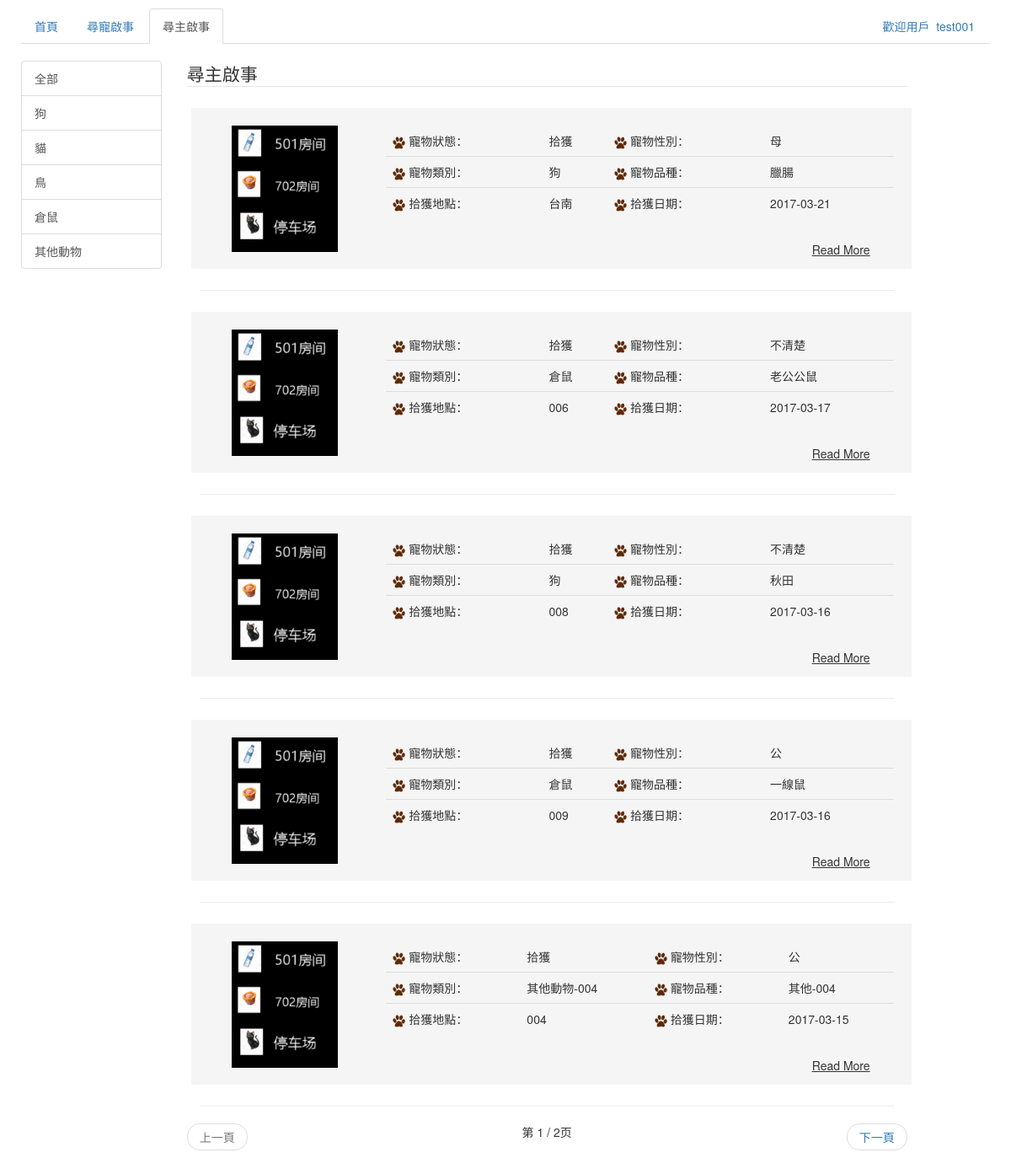
The app's page /Paws/FindMasterPost/ (signed in) with its own data.
### backend/models.py (models this page shows, shortened)
class MyUser(models.Model):
	user = models.OneToOneField(User)
	name = models.CharField(max_length=50)
	pubname = models.CharField(max_length=50)
	phone = models.CharField(max_length=50)
	email = models.EmailField(max_length=100)

class MyLostNotice(models.Model):
	flag = models.IntegerField(default=0)
	petimg = models.ImageField(upload_to='image')
	animal = models.CharField(max_length=50)
	pettype = models.CharField(max_length=50)
	petid = models.CharField(max_length=50)
	petcolor = models.CharField(max_length=50)
	petgender = models.CharField(max_length=50)
	size = models.CharField(max_length=50)
	ligation = models.CharField(max_length=50)
	petfeature = models.CharField(max_length=250)
	location = models.CharField(max_length=50)
	time = models.DateField(default=0)
	contactname = models.CharField(max_length=50)
	phonenumber = models.CharField(max_length=50)
	email = models.EmailField(max_length=100)
	class META:
 		ordering = ['-time']

### backend/views.py (the view)
def FindMasterPost(req):
	if req.user.is_authenticated():
		user = req.user
		state = None
		animal_list = MyLostNotice.objects.values_list('animal', flat=True).distinct()
		query_animal = req.GET.get('animal')
		if query_animal == 'all' or (not query_animal):
			postlist = MyLostNotice.objects.filter(flag=2).order_by('-time')
		elif query_animal == u'其他動物':
			postlist = MyLostNotice.objects.filter(flag=2, animal__contains=query_animal).order_by('-time')
		else:
			postlist = MyLostNotice.objects.filter(flag=2, animal=query_animal).order_by('-time')
		paginator = Paginator(postlist, 5)
		page = req.GET.get('page')
		try:
			postlist = paginator.page(page)
		except PageNotAnInteger:
			postlist = paginator.page(1)
		except EmptyPage:
			postlist = paginator.page(paginator.num_pages)
	else:
		return HttpResponseRedirect(reverse('HomePage'))
	content = {
		'user': user,
		'postlist': postlist,
		'animal_list': animal_list,
		'query_animal': query_animal,
	}
	return render(req, 'FindMasterPost.html', content)

### backend/templates/FindMasterPost.html (shortened to what this page needs)
<!DOCTYPE html>
<html lang="zh-cmn-Hant">
    <head>
        <link href="/static/css/bootstrap.min.css" rel="stylesheet">
        <link href="/static/css/style.css" rel="stylesheet">
    </head>
    <body>
        <div class="container-fluid">
            <div class="row">
                <div class="col-md-12">
                    <ul class="nav nav-tabs">
                        <li>
                            <a href="{% url 'HomePage' %}">首頁</a>
                        </li>
                        <li>
                            <a href="{% url 'FindPetPost' %}">尋寵啟事</a>
                        </li>
                        <li class="active">
                            <a href="{% url 'FindMasterPost' %}">尋主啟事</a>
                        </li>
                        <li class="dropdown pull-right">
                            {% if user %}
                                <a href="#" data-toggle="dropdown" class="dropdown-toggle">歡迎用戶&nbsp;&nbsp;<span id="base_name">{{ user.myuser.pubname }}</span></a>
                            {% endif %}
                        </li>
                    </ul>
                </div>
            </div>
            <div class="row">
            </div>
            <div class="row">
                <div class="col-md-2">
                    <div class="list-group">
                        <a href="{% url 'FindMasterPost' %}?animal={{ "all" }}" class="list-group-item" id="id_animal_all">全部</a>
                        <a href="{% url 'FindMasterPost' %}?animal={{ "狗" }}" class="list-group-item" id="id_animal_狗">狗</a>
                        <a href="{% url 'FindMasterPost' %}?animal={{ "貓" }}" class="list-group-item" id="id_animal_貓">貓</a>
                        <a href="{% url 'FindMasterPost' %}?animal={{ "鳥" }}" class="list-group-item" id="id_animal_鳥">鳥</a>
                        <a href="{% url 'FindMasterPost' %}?animal={{ "倉鼠" }}" class="list-group-item" id="id_animal_倉鼠">倉鼠</a>
                        <a href="{% url 'FindMasterPost' %}?animal={{ "其他動物" }}" class="list-group-item" id="id_animal_其他動物">其他動物</a>
                    </div>
                </div>
                <div class="col-md-9 ">
                    <legend>尋主啟事</legend>
                    {% for mylostnotice in postlist %}
                        <div class="col-md-12 " id="div-data" style="background-color: #F5F5F5">
                            <div class="col-md-3" style="background-color: #F5F5F5">
                                <img src="/media/{{mylostnotice.petimg}}" alt="" id="pic"/>
                            </div>
                            <div class="col-md-9 ">
                                <table class="table" frame=void>
                                    <tbody>
                                        <tr>
                                            <td><img src="/static/images/logo.png" alt="" id="logo-small"/>     寵物狀態：</td>
                                            <td>拾獲</td>
                                            <td><img src="/static/images/logo.png" alt="" id="logo-small"/>    寵物性別：</td>
                                            <td>{{ mylostnotice.petgender }}</td>
                                        </tr>
                                        <tr>
                                            <td><img src="/static/images/logo.png" alt="" id="logo-small"/>    寵物類別：</td>
                                            <td>{{ mylostnotice.animal }}</td>
                                            <td><img src="/static/images/logo.png" alt="" id="logo-small"/>    寵物品種：</td>
                                            <td>{{ mylostnotice.pettype }}</td>
                                        </tr>
                                        <tr>
                                            <td><img src="/static/images/logo.png" alt="" id="logo-small"/>    拾獲地點：</td>
                                            <td>{{ mylostnotice.location }}</td>
                                            <td><img src="/static/images/logo.png" alt="" id="logo-small"/>    拾獲日期：</td>
                                            <td>{{ mylostnotice.time|date:"Y-m-d" }}</td>
                                        </tr>
                                    </tbody>
                                </table>
                                <div class="col-md-12 ">
                                    <button type="button" class="btn btn-default btn-readmore">Read More</button>
                                </div>
                            </div>
                        </div>
                        <div class="col-md-12 ">
                            <hr>
                        </div>
                    {% empty %}
                        <div class="well">
                            <h1 class="text-danger text-center">查無資料</h2>
                        </div>
                    {% endfor %}
                    <nav>
                        <ul class="pager">
                            {% if postlist.has_previous %}
                                <li class="previous">
                                    <a href="?typ={{ query_animal }}&page={{ postlist.previous_page_number }}">上一頁</a>
                                </li>
                            {% else %}
                                <li class="previous disabled"><a href="#">上一頁</a></li>
                            {% endif %}
                            第 {{ postlist.number }} / {{ postlist.paginator.num_pages }}页
                            {% if postlist.has_next %}
                                <li class="next">
                                    <a href="?typ={{ query_animal }}&page={{ postlist.next_page_number }}">下一頁</a>
                                </li>
                            {% else %}
                                <li class="next disabled"><a href="#">下一頁</a></li>
                            {% endif %}
                        </ul>
                    </nav>
                </div>
            </div>
        </div>
    </body>
</html>

### static/css/style.css (style rules this page uses)
body { margin: 10px; margin-bottom: 20px; }
#div-data { border-width: 1px; border-style: solid; border-color: #F5F5F5; padding:20px 5px 5px 5px; margin: 5px 5px 5px 5px; }
#pic { height: 150px; display:block; margin:auto; }
#logo-small { height: 15px; }
.btn-readmore { float: right; border-color: #F5F5F5; background-color: #F5F5F5; text-decoration:underline; }

### records on screen
MyLostNotice: petimg (picture), petgender "母", animal "狗", pettype "臘腸", location "台南", time "2017-03-21"
MyLostNotice: petimg (picture), petgender "不清楚", animal "倉鼠", pettype "老公公鼠", location "006", time "2017-03-17"
MyLostNotice: petimg (picture), petgender "不清楚", animal "狗", pettype "秋田", location "008", time "2017-03-16"
MyLostNotice: petimg (picture), petgender "公", animal "倉鼠", pettype "一線鼠", location "009", time "2017-03-16"
MyLostNotice: petimg (picture), petgender "公", animal "其他動物-004", pettype "其他-004", location "004", time "2017-03-15"

### other values on screen
{{ user.myuser.pubname }} "test001"
{{ postlist.number }} "1"
{{ postlist.paginator.num_pages }} "2"
